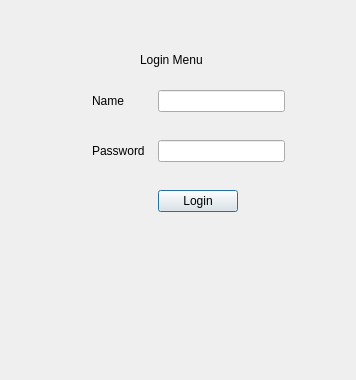
<?xml version="1.0" encoding="UTF-8"?>
<ui version="4.0">
 <class>Dialog</class>
 <widget class="QDialog" name="Dialog">
  <property name="geometry">
   <rect>
    <x>0</x>
    <y>0</y>
    <width>356</width>
    <height>380</height>
   </rect>
  </property>
  <property name="windowTitle">
   <string>Dialog</string>
  </property>
  <widget class="QWidget" name="formLayoutWidget">
   <property name="geometry">
    <rect>
     <x>80</x>
     <y>90</y>
     <width>205</width>
     <height>169</height>
    </rect>
   </property>
   <layout class="QFormLayout" name="formLayout">
    <property name="sizeConstraint">
     <enum>QLayout::SetMaximumSize</enum>
    </property>
    <property name="fieldGrowthPolicy">
     <enum>QFormLayout::ExpandingFieldsGrow</enum>
    </property>
    <property name="rowWrapPolicy">
     <enum>QFormLayout::DontWrapRows</enum>
    </property>
    <property name="labelAlignment">
     <set>Qt::AlignLeading|Qt::AlignLeft|Qt::AlignVCenter</set>
    </property>
    <property name="horizontalSpacing">
     <number>13</number>
    </property>
    <property name="verticalSpacing">
     <number>28</number>
    </property>
    <property name="leftMargin">
     <number>12</number>
    </property>
    <item row="0" column="0">
     <widget class="QLabel" name="label">
      <property name="text">
       <string>Name</string>
      </property>
     </widget>
    </item>
    <item row="0" column="1">
     <widget class="QLineEdit" name="lineEdit"/>
    </item>
    <item row="1" column="0">
     <widget class="QLabel" name="label_2">
      <property name="text">
       <string>Password</string>
      </property>
     </widget>
    </item>
    <item row="1" column="1">
     <widget class="QLineEdit" name="lineEdit_2"/>
    </item>
    <item row="2" column="1">
     <widget class="QPushButton" name="pushButton">
      <property name="text">
       <string>Login</string>
      </property>
     </widget>
    </item>
   </layout>
  </widget>
  <widget class="QLabel" name="label_4">
   <property name="geometry">
    <rect>
     <x>140</x>
     <y>50</y>
     <width>91</width>
     <height>20</height>
    </rect>
   </property>
   <property name="text">
    <string>Login Menu</string>
   </property>
  </widget>
 </widget>
 <resources/>
 <connections/>
</ui>
